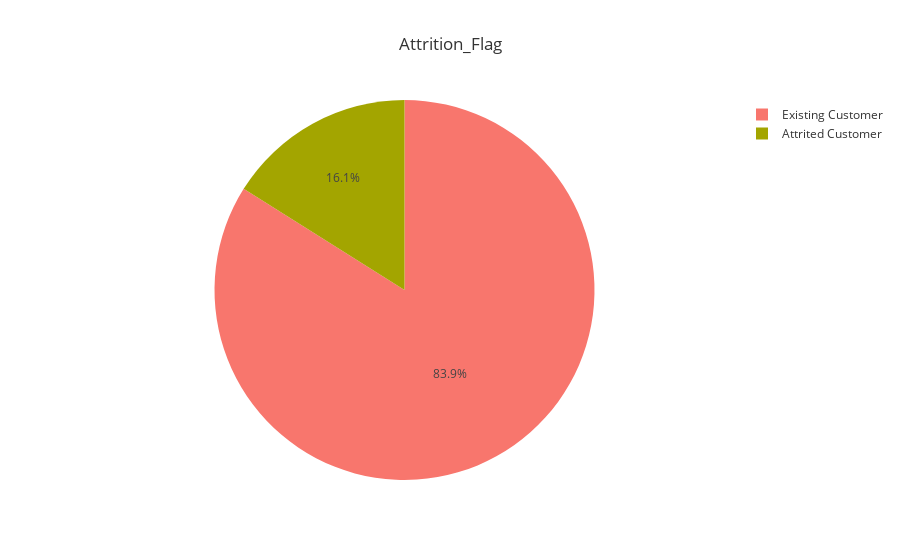
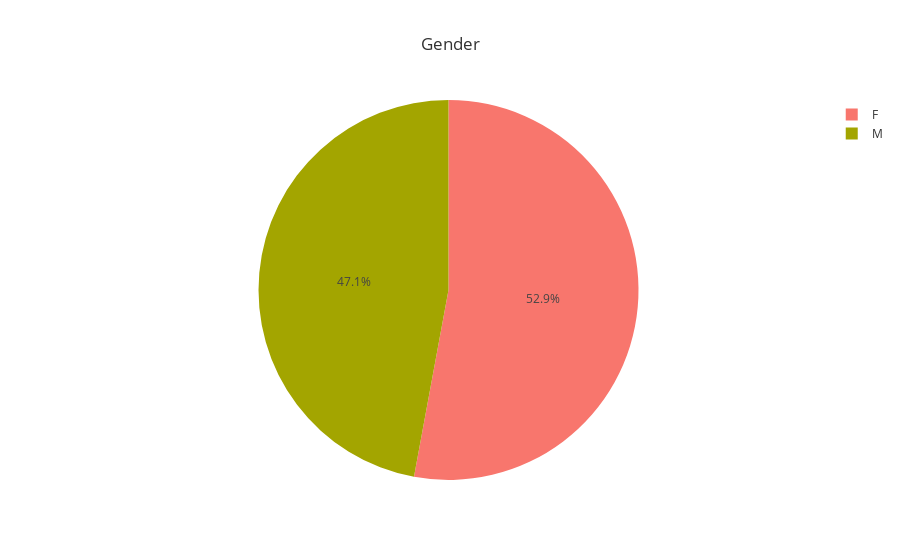
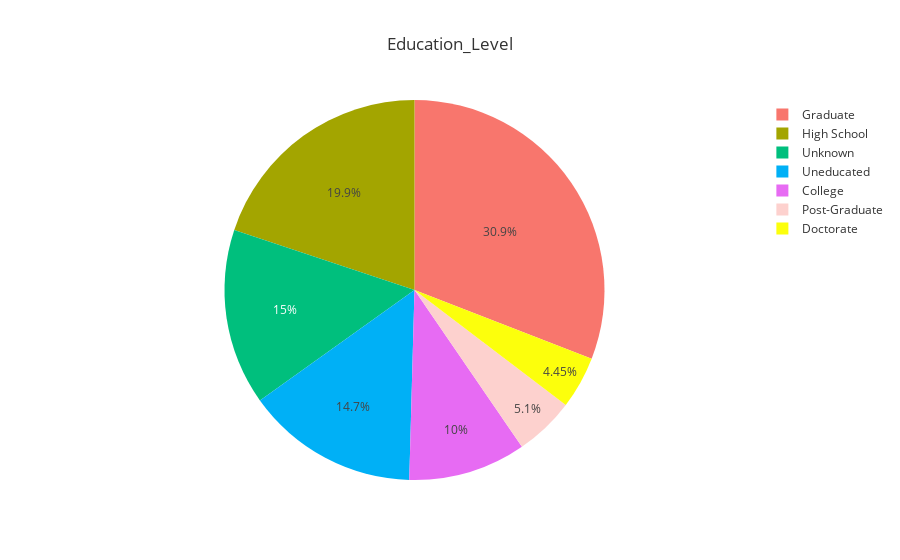
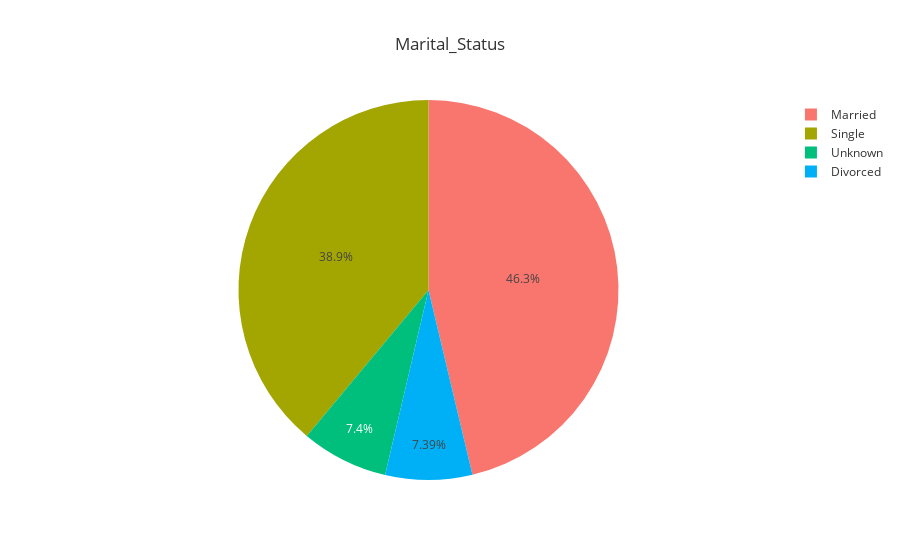

Write notebook code for charts like these, in order.
### Markdown cell above
Visualisasi distribusi fitur kategorikal seperti Gender, Education_Level, dll dalam bentuk pie chart.

### Code cell
import plotly.express as px

cat_features = data.select_dtypes(['object', 'category']).columns.to_list() # Memilih semua kolom yang memiliki tipe data object atau category (biasanya kolom yang berisi teks atau kategori). Mengubah daftar nama kolom menjadi list agar bisa digunakan dalam loop.

for cat in cat_features: # Loop ini akan berjalan untuk setiap fitur kategorikal yang ditemukan dalam dataset.
    df_pie = data[cat].value_counts().reset_index()  # Mengubah hasil perhitungan ke dalam bentuk DataFrame.
    df_pie.columns = [cat, 'count']  

    fig = px.pie(df_pie, values='count', names=cat, title=cat, template='ggplot2')
    fig.show()

### Figure 1 — Plotly figure (JSON) as saved in the notebook; plotly's stock layout.template omitted (floating-point values rounded to 4 significant figures)
{"data": [{"domain": {"x": [0, 1], "y": [0, 1]}, "hovertemplate": "Attrition_Flag=%{label}<br>count=%{value}<extra></extra>", "labels": ["Existing Customer", "Attrited Customer"], "legendgroup": "", "name": "", "showlegend": true, "type": "pie", "values": [8500, 1627]}], "layout": {"legend": {"tracegroupgap": 0}, "title": {"text": "Attrition_Flag"}}}

### Figure 2 — Plotly figure (JSON) as saved in the notebook; plotly's stock layout.template omitted (floating-point values rounded to 4 significant figures)
{"data": [{"domain": {"x": [0, 1], "y": [0, 1]}, "hovertemplate": "Gender=%{label}<br>count=%{value}<extra></extra>", "labels": ["F", "M"], "legendgroup": "", "name": "", "showlegend": true, "type": "pie", "values": [5358, 4769]}], "layout": {"legend": {"tracegroupgap": 0}, "title": {"text": "Gender"}}}

### Figure 3 — Plotly figure (JSON) as saved in the notebook; plotly's stock layout.template omitted (floating-point values rounded to 4 significant figures)
{"data": [{"domain": {"x": [0, 1], "y": [0, 1]}, "hovertemplate": "Education_Level=%{label}<br>count=%{value}<extra></extra>", "labels": ["Graduate", "High School", "Unknown", "Uneducated", "College", "Post-Graduate", "Doctorate"], "legendgroup": "", "name": "", "showlegend": true, "type": "pie", "values": [3128, 2013, 1519, 1487, 1013, 516, 451]}], "layout": {"legend": {"tracegroupgap": 0}, "title": {"text": "Education_Level"}}}

### Figure 4 — Plotly figure (JSON) as saved in the notebook; plotly's stock layout.template omitted (floating-point values rounded to 4 significant figures)
{"data": [{"domain": {"x": [0, 1], "y": [0, 1]}, "hovertemplate": "Marital_Status=%{label}<br>count=%{value}<extra></extra>", "labels": ["Married", "Single", "Unknown", "Divorced"], "legendgroup": "", "name": "", "showlegend": true, "type": "pie", "values": [4687, 3943, 749, 748]}], "layout": {"legend": {"tracegroupgap": 0}, "title": {"text": "Marital_Status"}}}
